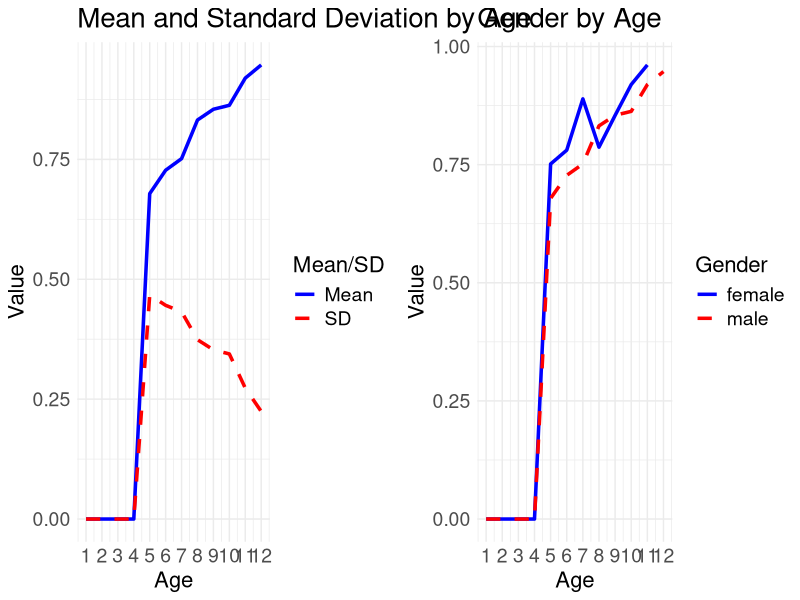
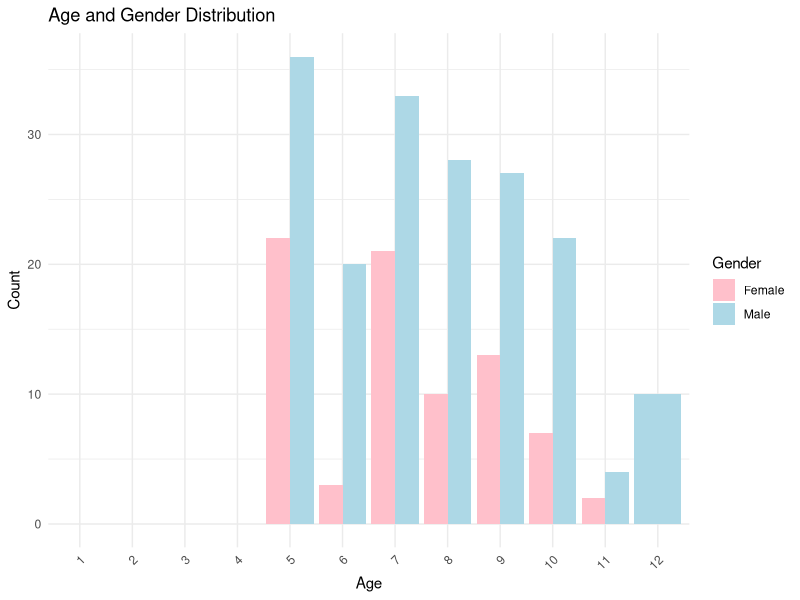

Recreate these plots in R, in order.
## ---- chunk 1
knitr::opts_chunk$set(echo = TRUE)
## ---- chunk 2
library(tidyverse)
library(dplyr)
library(knitr)
library(ggplot2)
library(gridExtra)
## ---- chunk 3
tom2 <- read.csv("../behavioral_data/ToMBooklet1-Data.csv")

gender <- read.csv("../behavioral_data//ToMBooklet1_gender.csv") %>%
  rename(subID = SubID) %>%
  mutate(Age = as.integer(Age)) # 整数

#print("展示表头")
#print(head(tom2))
#print("展示表头")

gender$Gender[gender$Gender == "F"] <- "Female"
gender$Gender[gender$Gender == "M"] <- "Male"


tom2_gender <- right_join(tom2, gender, by = "subID") %>%  # 表左联right_join
  group_by(Question_ID, Gender) # group_by聚合


tom2_gender <- tom2_gender[!is.na(tom2_gender$Age), ]

print(head(tom2_gender))
## ---- chunk 4
# 存储结果的列表

unique_ages <- sort(unique(tom2_gender$Age)) # 不同年龄

ages_mean <- numeric(length(unique_ages))
ages_sd <- numeric(length(unique_ages))

f_ages_mean  <- numeric(length(unique_ages))
f_ages_sd <- numeric(length(unique_ages))

m_ages_mean <- numeric(length(unique_ages))
m_ages_sd <- numeric(length(unique_ages))


for(age in unique_ages) {
  older <- tom2_gender %>%
    filter(Age == age)
  
  f_older <- older %>%
    filter(Gender == "Female")
  
  m_older <- older %>%
    filter(Gender == "Male")
  
  
  ages_mean[age] <- mean(m_older$Answer..0..1., na.rm = TRUE)
  ages_sd[age] <- sd(m_older$Answer..0..1., na.rm = TRUE)
  
  f_ages_mean[age] <- mean(f_older$Answer..0..1., na.rm = TRUE)
  f_ages_sd[age] <- sd(f_older$Answer..0..1., na.rm = TRUE)
  
  m_ages_mean[age] <- mean(m_older$Answer..0..1., na.rm = TRUE)

m_ages_sd[age] <- sd(m_older$Answer..0..1., na.rm = TRUE)
}
  

#plot(ages_mean, type = "l", main = "Line Plot", xlab = "age", ylab = "answer mean")
#plot(ages_sd, type = "l", main = "Line Plot", xlab = "age", ylab = "answer mean")

data <- data.frame(
  Age = 1:max(unique_ages),
  Mean = ages_mean,
  SD = ages_sd,
  f_m = f_ages_mean,
  f_sd = f_ages_sd,
  m_m = m_ages_mean,
  m_sd = m_ages_sd
)

p1 <- ggplot(data) +
  geom_line(aes(x = Age, y = Mean, color = "Mean", linetype = "Mean"), size = 1.2) +
  geom_line(aes(x = Age, y = SD, color = "SD", linetype = "SD"), size = 1.2) +
  scale_color_manual(name = "Mean/SD", values = c("Mean" = "blue", "SD" = "red")) +
  scale_linetype_manual(name = "Mean/SD", values = c("Mean" = "solid", "SD" = "dashed")) +
  labs(title = "Mean and Standard Deviation by Age", x = "Age", y = "Value") +
  theme_minimal() +
  scale_x_continuous(breaks = seq(min(data$Age), max(data$Age), by = 1)) +
  theme(plot.title = element_text(size = 20),
        legend.title = element_text(size = 16),  # Adjust legend title size
        legend.text = element_text(size = 14),   # Adjust legend text size
        axis.title.x = element_text(size = 16),  # Adjust x-axis title size
        axis.title.y = element_text(size = 16),  # Adjust y-axis title size
        axis.text.x = element_text(size = 14),   # Adjust x-axis text size
        axis.text.y = element_text(size = 14))   # Adjust y-axis text size

# Plot 2
p2 <- ggplot(data) +
  geom_line(aes(x = Age, y = f_m, color = "female", linetype = "female"), size = 1.2) +
  geom_line(aes(x = Age, y = m_m, color = "male", linetype = "male"), size = 1.2) +
  scale_color_manual(name = "Gender", values = c("female" = "blue", "male" = "red")) +
  scale_linetype_manual(name = "Gender", values = c("female" = "solid", "male" = "dashed")) +
  labs(title = "Gender by Age", x = "Age", y = "Value") +
  theme_minimal() +
  scale_x_continuous(breaks = seq(min(data$Age), max(data$Age), by = 1)) +
  theme(plot.title = element_text(size = 20),
        legend.title = element_text(size = 16),  # Adjust legend title size
        legend.text = element_text(size = 14),   # Adjust legend text size
        axis.title.x = element_text(size = 16),  # Adjust x-axis title size
        axis.title.y = element_text(size = 16),  # Adjust y-axis title size
        axis.text.x = element_text(size = 14),   # Adjust x-axis text size
        axis.text.y = element_text(size = 14))   # Adjust y-axis text size

# Combine plots
combined_plot <- grid.arrange(p1, p2, ncol = 2)

# Save combined plot
ggsave("combined_plot.png", combined_plot, width = 16, height = 8, units = "in")
## ---- chunk 5
library(ggplot2)
library(dplyr)
library(tidyr)

## use gender for counts
age_gender_counts <- gender %>%
  filter(Age >= 1 & Age <= 12) %>%
  group_by(Age, Gender) %>%
  summarise(count = n(), .groups = 'drop')


print(age_gender_counts)


ggplot(age_gender_counts, aes(x = factor(Age), y = count, fill = Gender)) +
  geom_bar(stat = "identity", position = "dodge") +
  labs(title = "Age and Gender Distribution", x = "Age", y = "Count") +
  theme_minimal() +
  scale_fill_manual(values = c("Female" = "pink", "Male" = "lightblue")) +
  scale_x_discrete(limits = as.character(1:12)) +
  theme(axis.text.x = element_text(angle = 45, hjust = 1))
## ---- chunk 6
unique_ages_11 <- sort(unique(tom2_gender$Age))
unique_ages_11 <- unique_ages_11[unique_ages_11 != 12]
unique_ages_11
## ---- chunk 7
all_ages_summary <- list()
all_ages_differences <- list()

print(unique_ages)
for (age in unique_ages_11) {  # 排除12岁的
# 下面是源代码内容
  older <- tom2_gender %>%
    filter(Age == age)
  print(age)
  
  older_summary <- older %>%
    summarise(
      mean_response = mean(Answer..0..1., na.rm = TRUE),
      sd_response = sd(Answer..0..1., na.rm = TRUE)
    )
  
  all_ages_summary[[paste("Age", age)]] <- older_summary # 结果添加到表用于一起打印

  #print(paste("Summary for Age", age, "and up:")) # 用于分别打印
  #print(older_summary)
  
older_differences <- older %>%
  group_by(Question_ID, Gender) %>%
  summarise(mean_response = mean(Answer..0..1., na.rm = TRUE)) %>%
  pivot_wider(names_from = Gender, values_from = mean_response, values_fill = 0) %>%
  mutate(across(any_of(c("Female", "Male")), ~ifelse(is.null(.), 0, .))) %>%
  mutate(gender_difference = coalesce(Female, 0) - coalesce(Male, 0)) %>%
  arrange(desc(gender_difference))

  unique(older$Gender)
  
  all_ages_differences[[paste("Age", age)]] <- older_differences # 结果添加到表用于一起打印
  
  #print(paste("Differences for Age", age, "and up:"))# 用于分别打印
  #print(older_differences)

  # 对每个年龄组进行基于Question的簇分析



cluster_older <- older %>%
mutate(Cluster = sub(".*_(1[0-9]|[1-9])\\..*", "\\1", Question_ID))
  
  cluster_older_summary <- cluster_older %>%
    group_by(Cluster) %>%
    summarise(
      mean_response = mean(Answer..0..1., na.rm = TRUE),
      sd_response = sd(Answer..0..1., na.rm = TRUE)
    ) %>%
    arrange(as.numeric(Cluster))
  
  #all_ages_summary[[paste("Cluster Age", age)]] <- cluster_older_summary

  #print(paste("Summary for Cluster Age", age, "and up:"))
  #print(cluster_older_summary)
  
cluster_older_differences <- cluster_older %>%
  group_by(Cluster, Gender) %>%
  summarise(mean_response = mean(Answer..0..1., na.rm = TRUE)) %>%
  pivot_wider(names_from = Gender, values_from = mean_response, values_fill = 0) %>%
  mutate(gender_difference = `Female` - `Male`) %>%
  arrange(desc(gender_difference))
  
  all_ages_differences[[paste("Cluster Age", age)]] <- cluster_older_differences

  #print(paste("Differences for Cluster Age", age, "and up:"))
  #print(cluster_older_summary)
}

# 删除注释可以使用下面的代码打印出所有年龄段的汇总结果和差异
print(all_ages_summary)
#print(all_ages_differences)
## ---- chunk 8
print(names(all_ages_summary))
## ---- chunk 9
print(all_ages_summary["Age 3"])
